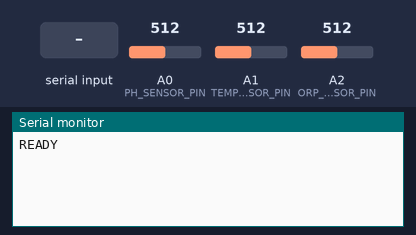
Recording of a sketch running on a simulated Arduino Uno, built with avr-gcc and run on an emulated ATmega328P. Parts: the last lines printed to the serial monitor. Inputs (shaded band) come from the test bench; at power-on: A0 (PH_SENSOR_PIN) = 512, A1 (TEMP_SENSOR_PIN) = 512, A2 (ORP_SENSOR_PIN) = 512.

Above: at 1.2 s.
1.3 s: "READ\n" received over Serial
At 3.5 s:
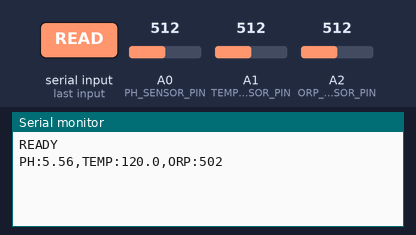
4.3 s: byte 10 ('\n') received over Serial
At 5.5 s:
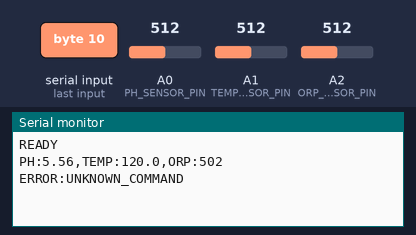
5.8 s: "PH\n" received over Serial
At 7.3 s:
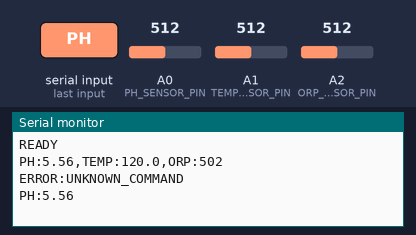
7.8 s: "TEMP\n" received over Serial
At 8.9 s:
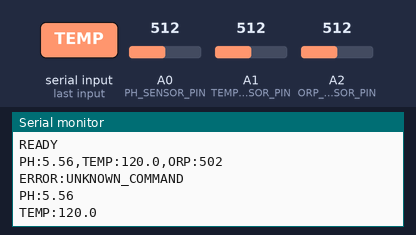
9.8 s: "ORP\n" received over Serial
At 11.5 s:
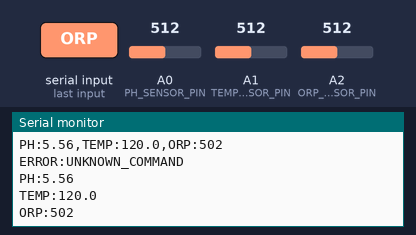
11.8 s: "VOLTAGE\n" received over Serial
At 14.1 s:
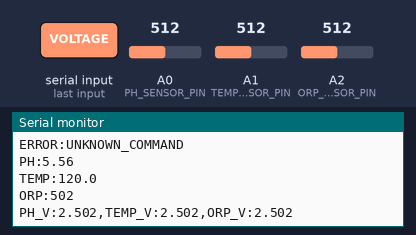

Measured:
- after the input at 1.3 s, the serial monitor: prints a new line after 1.5 s (image 1)
- after the input at 4.3 s, the serial monitor: prints a new line at once (image 2)
- after the input at 5.8 s, the serial monitor: prints a new line after 0.50 s (image 3)
- after the input at 7.8 s, the serial monitor: prints a new line after 0.51 s (image 4)
- after the input at 9.8 s, the serial monitor: prints a new line after 0.51 s (image 5)
- after the input at 11.8 s, the serial monitor: prints a new line after 1.5 s (image 6)

The sketch:

arduino_ph_sensor_sketch.ino
```cpp
// (licence header left out)
// ==================== PIN CONFIGURATION ====================

const int PH_SENSOR_PIN = A0;        // pH sensor on A0
const int TEMP_SENSOR_PIN = A1;      // Temperature sensor on A1
const int ORP_SENSOR_PIN = A2;       // ORP sensor on A2

// ==================== pH CALIBRATION ====================

// pH Calibration Values (UPDATE AFTER CALIBRATION)
float PH_CALIBRATION_SLOPE = 3.5;
float PH_CALIBRATION_INTERCEPT = -3.2;

// ==================== TEMPERATURE CALIBRATION ====================

// Temperature Calibration (for DS18B20 or analog temp sensor)
// Adjust these based on your sensor type
float TEMP_CALIBRATION_SLOPE = 100.0;     // Degrees per volt
float TEMP_CALIBRATION_OFFSET = 0.0;      // Offset in degrees

// ==================== ORP CALIBRATION ====================

// ORP Calibration (Oxidation-Reduction Potential)
// Typical range: -2000mV to +2000mV
float ORP_CALIBRATION_SLOPE = 1000.0;     // mV per volt
float ORP_CALIBRATION_OFFSET = -2000.0;   // Offset in mV

// ==================== READING CONFIGURATION ====================

const int NUM_SAMPLES = 10;          // Number of samples to average
const int SAMPLE_DELAY = 50;         // Delay between samples (ms)

// ==================== GLOBAL VARIABLES ====================

String inputCommand = "";
boolean commandComplete = false;

// ==================== SETUP ====================

void setup() {
  // Initialize serial communication
  Serial.begin(9600);

  // Configure analog reference (use default 5V)
  analogReference(DEFAULT);

  // Wait for serial to initialize
  while (!Serial) {
    ; // Wait for serial port to connect
  }

  // Send ready message
  Serial.println("READY");

  // Reserve space for input command
  inputCommand.reserve(50);
}

// ==================== MAIN LOOP ====================

void loop() {
  // Check for incoming commands
  if (commandComplete) {
    processCommand(inputCommand);

    // Clear the command
    inputCommand = "";
    commandComplete = false;
  }
}

// ==================== SERIAL EVENT ====================

void serialEvent() {
  while (Serial.available()) {
    char inChar = (char)Serial.read();

    if (inChar == '\n') {
      commandComplete = true;
    } else {
      inputCommand += inChar;
    }
  }
}

// ==================== COMMAND PROCESSING ====================

void processCommand(String command) {
  command.trim();
  command.toUpperCase();

  if (command == "READ") {
    // Read all sensors and send results
    float phValue = readPH();
    float tempValue = readTemperature();
    float orpValue = readORP();

    // Send in format: PH:7.2,TEMP:78.5,ORP:650
    Serial.print("PH:");
    Serial.print(phValue, 2);
    Serial.print(",TEMP:");
    Serial.print(tempValue, 1);
    Serial.print(",ORP:");
    Serial.println(orpValue, 0);

  } else if (command == "PH") {
    // Read only pH
    float phValue = readPH();
    Serial.print("PH:");
    Serial.println(phValue, 2);

  } else if (command == "TEMP") {
    // Read only temperature
    float tempValue = readTemperature();
    Serial.print("TEMP:");
    Serial.println(tempValue, 1);

  } else if (command == "ORP") {
    // Read only ORP
    float orpValue = readORP();
    Serial.print("ORP:");
    Serial.println(orpValue, 0);

  } else if (command == "VOLTAGE") {
    // Read raw voltages from all sensors
    float phVoltage = readVoltage(PH_SENSOR_PIN);
    float tempVoltage = readVoltage(TEMP_SENSOR_PIN);
    float orpVoltage = readVoltage(ORP_SENSOR_PIN);

    Serial.print("PH_V:");
    Serial.print(phVoltage, 3);
    Serial.print(",TEMP_V:");
    Serial.print(tempVoltage, 3);
    Serial.print(",ORP_V:");
    Serial.println(orpVoltage, 3);

  } else if (command == "CALIBRATE") {
    // Send current calibration values
    Serial.println("=== pH Calibration ===");
    Serial.print("SLOPE:");
    Serial.println(PH_CALIBRATION_SLOPE, 4);
    Serial.print("INTERCEPT:");
    Serial.println(PH_CALIBRATION_INTERCEPT, 4);

    Serial.println("=== Temperature Calibration ===");
    Serial.print("SLOPE:");
    Serial.println(TEMP_CALIBRATION_SLOPE, 4);
    Serial.print("OFFSET:");
    Serial.println(TEMP_CALIBRATION_OFFSET, 4);

    Serial.println("=== ORP Calibration ===");
    Serial.print("SLOPE:");
    Serial.println(ORP_CALIBRATION_SLOPE, 4);
    Serial.print("OFFSET:");
    Serial.println(ORP_CALIBRATION_OFFSET, 4);

  } else if (command == "HELP") {
    // Send help information
    printHelp();

  } else {
    // Unknown command
    Serial.println("ERROR:UNKNOWN_COMMAND");
  }
}

// ==================== pH READING ====================

float readPH() {
  // Read voltage from pH sensor
  float voltage = readVoltage(PH_SENSOR_PIN);

  // Apply calibration equation: pH = slope * voltage + intercept
  float pH = (PH_CALIBRATION_SLOPE * voltage) + PH_CALIBRATION_INTERCEPT;

  // Constrain to valid pH range (0-14)
  pH = constrain(pH, 0.0, 14.0);

  return pH;
}

// ==================== TEMPERATURE READING ====================

float readTemperature() {
  // Read voltage from temperature sensor
  float voltage = readVoltage(TEMP_SENSOR_PIN);

  // Apply calibration equation: Temp = slope * voltage + offset
  float temperature = (TEMP_CALIBRATION_SLOPE * voltage) + TEMP_CALIBRATION_OFFSET;

  // Constrain to reasonable range (32-120°F or 0-50°C)
  temperature = constrain(temperature, 32.0, 120.0);

  return temperature;
}

// ==================== ORP READING ====================

float readORP() {
  // Read voltage from ORP sensor
  float voltage = readVoltage(ORP_SENSOR_PIN);

  // Apply calibration equation: ORP = slope * voltage + offset
  float orp = (ORP_CALIBRATION_SLOPE * voltage) + ORP_CALIBRATION_OFFSET;

  // Constrain to reasonable range (-2000 to +2000 mV)
  orp = constrain(orp, -2000.0, 2000.0);

  return orp;
}

// ==================== VOLTAGE READING ====================

float readVoltage(int pin) {
  long sum = 0;

  // Take multiple samples and average
  for (int i = 0; i < NUM_SAMPLES; i++) {
    sum += analogRead(pin);
    delay(SAMPLE_DELAY);
  }

  // Calculate average
  float average = sum / (float)NUM_SAMPLES;

  // Convert to voltage (0-1023 -> 0-5V)
  float voltage = average * (5.0 / 1023.0);

  return voltage;
}

// ==================== HELP INFORMATION ====================

void printHelp() {
  Serial.println("=== Arduino Multi-Sensor Commands ===");
  Serial.println("READ - Read all sensors (pH, Temp, ORP)");
  Serial.println("PH - Read pH only");
  Serial.println("TEMP - Read temperature only");
  Serial.println("ORP - Read ORP only");
  Serial.println("VOLTAGE - Read raw voltages");
  Serial.println("CALIBRATE - Show calibration values");
  Serial.println("HELP - Show this help");
  Serial.println("====================================");
}

// ==================== NOTES ====================

/*
 * SENSOR WIRING:
 *
 * pH Sensor:
 *   Signal -> A0
 *   VCC -> 5V
 *   GND -> GND
 *
 * Temperature Sensor:
 *   Signal -> A1
 *   VCC -> 5V
 *   GND -> GND
 *
 * ORP Sensor:
 *   Signal -> A2
 *   VCC -> 5V
 *   GND -> GND
 *
 * CALIBRATION:
 *
 * pH Sensor:
 *   1. Use the Arduino Calibration Wizard
 *   2. Update PH_CALIBRATION_SLOPE and PH_CALIBRATION_INTERCEPT
 *
 * Temperature Sensor:
 *   1. Place in ice water (32°F / 0°C)
 *   2. Read voltage with "VOLTAGE" command
 *   3. Place in boiling water (212°F / 100°C)
 *   4. Read voltage again
 *   5. Calculate: SLOPE = (212 - 32) / (V_hot - V_cold)
 *   6. Calculate: OFFSET = 32 - (SLOPE * V_cold)
 *
 * ORP Sensor:
 *   1. Use ORP calibration solution (typically 220mV or 470mV)
 *   2. Read voltage with "VOLTAGE" command
 *   3. Calculate: SLOPE = (known_mV - 0) / (measured_V - 2.5)
 *   4. Adjust OFFSET if needed
 *
 * TESTING:
 *
 * 1. Open Serial Monitor (9600 baud)
 * 2. Type "READ" -> Should show: PH:7.2,TEMP:78.5,ORP:650
 * 3. Type "PH" -> Should show: PH:7.2
 * 4. Type "TEMP" -> Should show: TEMP:78.5
 * 5. Type "ORP" -> Should show: ORP:650
 * 6. Type "VOLTAGE" -> Shows raw voltages for debugging
 *
 * TROUBLESHOOTING:
 *
 * If pH shows 9.4 but should be 7.2:
 *   - Recalibrate pH sensor using wizard
 *   - Check pH sensor connections
 *   - Verify sensor is in water, not air
 *
 * If temperature shows wrong value:
 *   - Adjust TEMP_CALIBRATION_SLOPE and TEMP_CALIBRATION_OFFSET
 *   - Check sensor type (some sensors output different ranges)
 *   - Verify sensor is working (test with multimeter)
 *
 * If ORP shows wrong value:
 *   - Adjust ORP_CALIBRATION_SLOPE and ORP_CALIBRATION_OFFSET
 *   - Check sensor connections
 *   - ORP sensors need time to stabilize (2-3 minutes)
 */
```
